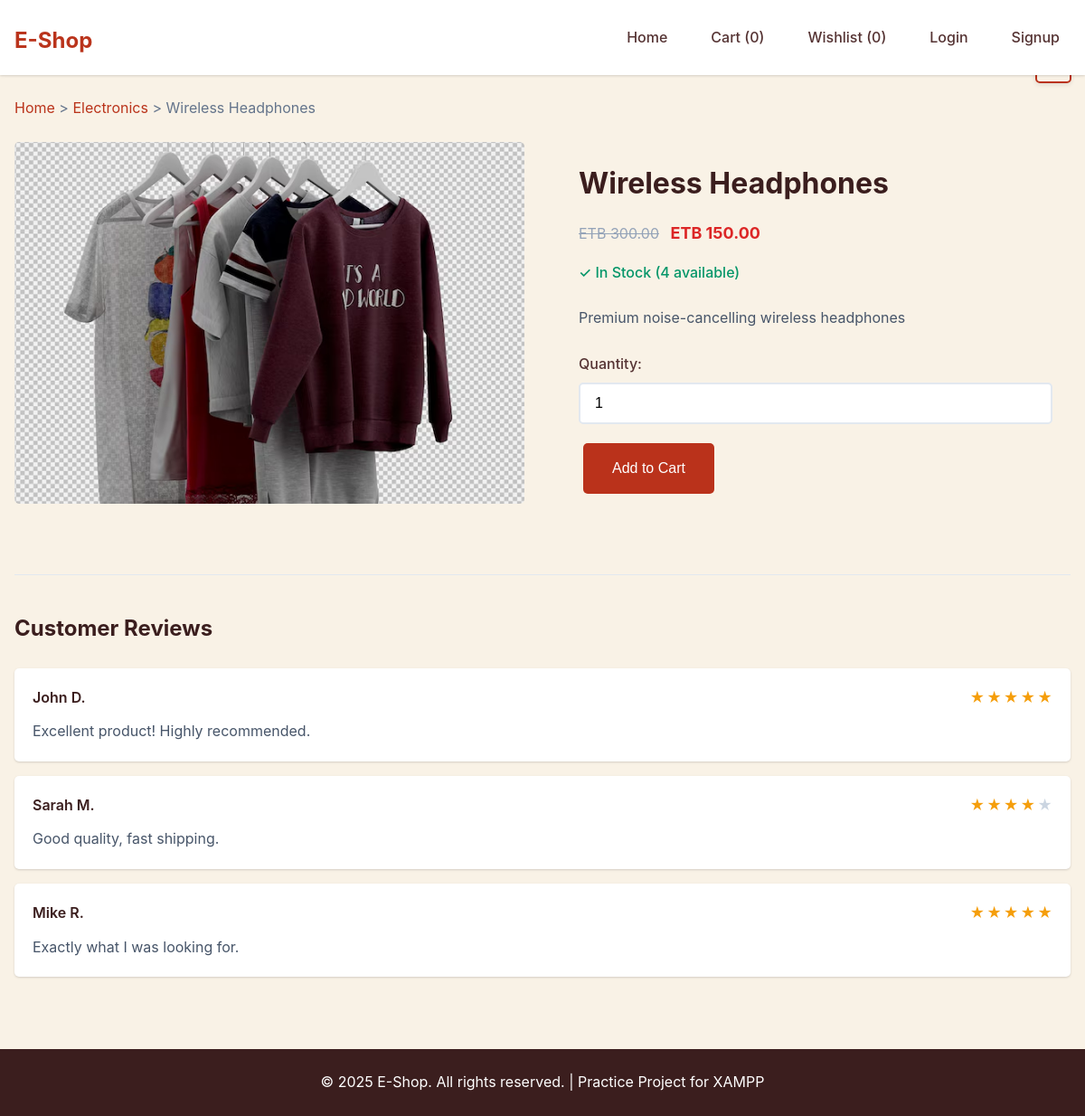
/product.php?id=2, run on the app's committed database.
### tables this page shows
CREATE TABLE `products` (
  `id` int NOT NULL,
  `name` varchar(255) NOT NULL,
  `price` int NOT NULL,
  `category` varchar(255) NOT NULL,
  `created_at` date NOT NULL,
  `description` text NOT NULL,
  `image` varchar(255) NOT NULL,
  `stock` int NOT NULL DEFAULT '2',
  `discount_price` int NOT NULL DEFAULT '100'
);

### product.php (the view, shortened to what this page needs)
<?php
require_once 'config.php';
$productId = $_GET['id'] ?? 0;
$product = getProductById($productId);
$reviews = [
    ['name' => 'John D.', 'rating' => 5, 'comment' => 'Excellent product! Highly recommended.'],
    ['name' => 'Sarah M.', 'rating' => 4, 'comment' => 'Good quality, fast shipping.'],
    ['name' => 'Mike R.', 'rating' => 5, 'comment' => 'Exactly what I was looking for.']
];
?>
<!DOCTYPE html>
<html lang="en">
<head>
    <link rel="stylesheet" href="style.css">
</head>
<body>
    <?php include 'includes/header.php'; ?>
    <main class="main">
        <div class="container">
            <div class="breadcrumb">
                <a href="index.php">Home</a> > <a href="index.php?category=<?= htmlspecialchars($product['category']) ?>"><?= ucfirst(htmlspecialchars($product['category'])) ?></a> > <?= htmlspecialchars($product['name']) ?>
            </div>
            <div class="product-detail">
                <div class="product-gallery">
                    <div class="main-image">
                        <img src="images/<?= htmlspecialchars($product['image']) ?>" alt="<?= htmlspecialchars($product['name']) ?>">
                    </div>
                </div>
                <div class="product-info">
                    <h1><?= htmlspecialchars($product['name']) ?></h1>
                    <div class="product-price">
                        <?= formatPrice($product['price'], $product['discount_price']) ?>
                    </div>
                    <div class="stock-status">
                        <?php if ($product['stock'] > 0): ?>
                            <span class="in-stock">✓ In Stock (<?= $product['stock'] ?> available)</span>
                        <?php else: ?>
                            <span class="out-of-stock">Out of Stock</span>
                        <?php endif; ?>
                    </div>
                    <div class="product-description">
                        <p><?= htmlspecialchars($product['description']) ?></p>
                    </div>
                    <form id="product-form" class="product-options">
                        <div class="quantity-group">
                            <label>Quantity:</label>
                            <input type="number" name="quantity" value="1" min="1" max="<?= $product['stock'] ?>">
                        </div>
                        <div class="product-actions">
                            <button type="button" class="btn btn-primary btn-large add-to-cart"
                                    data-id="<?= $product['id'] ?>"
                                    data-name="<?= htmlspecialchars($product['name']) ?>"
                                    data-price="<?= $product['discount_price'] ?: $product['price'] ?>"
                                    <?= $product['stock'] <= 0 ? 'disabled' : '' ?>>
                                Add to Cart
                            </button>
                            <button type="button" class="btn btn-outline wishlist-btn" data-id="<?= $product['id'] ?>">
                            </button>
                        </div>
                    </form>
                </div>
            </div>
            <div class="product-reviews">
                <h3>Customer Reviews</h3>
                <div class="reviews-list">
                    <?php foreach ($reviews as $review): ?>
                        <div class="review">
                            <div class="review-header">
                                <span class="reviewer-name"><?= htmlspecialchars($review['name']) ?></span>
                                <div class="rating">
                                    <?php for ($i = 1; $i <= 5; $i++): ?>
                                        <span class="star <?= $i <= $review['rating'] ? 'filled' : '' ?>">★</span>
                                    <?php endfor; ?>
                                </div>
                            </div>
                            <p class="review-comment"><?= htmlspecialchars($review['comment']) ?></p>
                        </div>
                    <?php endforeach; ?>
                </div>
            </div>
        </div>
    </main>
    <footer class="footer">
        <div class="container">
            <p>&copy; 2025 E-Shop. All rights reserved. | Practice Project for XAMPP</p>
        </div>
    </footer>
</body>
</html>

### config.php (shortened to what this page needs)
<?php
function getConnection() {
    try {
        $pdo = new PDO("mysql:host=" . DB_HOST . ";dbname=" . DB_NAME, DB_USER, DB_PASS);
        $pdo->setAttribute(PDO::ATTR_ERRMODE, PDO::ERRMODE_EXCEPTION);
        return $pdo;
    } catch(PDOException $e) {
        die("Connection failed: " . $e->getMessage());
    }
}
function formatPrice($price, $discountPrice = null) {
    if ($discountPrice && $discountPrice < $price) {
        return '<span class="price-original">ETB ' . number_format($price, 2) . '</span> <span class="price-discount">ETB ' . number_format($discountPrice, 2) . '</span>';
    }
    return '<span class="price">ETB ' . number_format($price, 2) . '</span>';
}
function getProductById($id) {
    $pdo = getConnection();
    $stmt = $pdo->prepare("SELECT * FROM products WHERE id = ?");
    $stmt->execute([$id]);
    return $stmt->fetch(PDO::FETCH_ASSOC);
}
?>

### style.css (style rules this page uses)
:root { --primary-color: #b6280ff1; --primary-dark: #690f0ff1; --secondary-color: #64748b; --accent-color: #10b981; --warning-color: #f59e0b; --error-color: #dc2626; --success-color: #059669; --gray-50: #f7ecd9a6; --gray-100: #f1f5f9; --gray-200: #e2e8f0; --gray-300: #cbd5e1; --gray-400: #94a3b8; --gray-500: #64748b; --gray-600: #475569; --gray-700: #553333; --gray-800: #3b1e1e; --gray-900: #2a0f0f; --white: #ffffff; --black: #000000; --font-family: 'Inter', -apple-system, BlinkMacSystemFont, 'Segoe UI', Roboto, sans-serif; --border-radius: 5px; --shadow: 0 1px 3px 0 rgba(0, 0, 0, 0.1), 0 1px 2px 0 rgba(0, 0, 0, 0.06); --shadow-lg: 0 10px 15px -3px rgba(0, 0, 0, 0.1), 0 4px 6px -2px rgba(0, 0, 0, 0.05); --transition: all 0.2s ease-in-out; }
* { margin: 0; padding: 0; box-sizing: border-box; }
body { font-family: var(--font-family); line-height: 1.6; color: var(--gray-800); background-color: var(--gray-50); }
.container { max-width: 1200px; margin: 0 auto; padding: 0 16px; }
.main { min-height: calc(100vh - 140px); padding: 24px 0; }
.wishlist-btn { position: absolute; top: 10px; right: 10px; background: var(--white); border: none; cursor: pointer; font-size: 24px; color: var(--gray-400); transition: var(--transition); width: 40px; height: 40px; border-radius: 50%; display: flex; align-items: center; justify-content: center; box-shadow: 0 2px 5px rgba(0,0,0,0.1); z-index: 2; }
.product-info { padding: 20px; }
.product-price { margin-bottom: 8px; }
.price-original { font-size: 16px; color: var(--gray-400); text-decoration: line-through; margin-right: 8px; }
.price-discount { font-size: 18px; font-weight: 700; color: var(--error-color); }
.product-actions { display: flex; gap: 8px; }
.btn { padding: 5px 10px; border: none; border-radius: var(--border-radius); font-size: 14px; font-weight: 500; text-decoration: none; display: inline-block; text-align: center; cursor: pointer; transition: var(--transition); line-height: 1.5; margin:5px; height: fit-content; }
.btn-primary { background: var(--primary-color); color: var(--white); }
.btn-outline { background: transparent; color: var(--primary-color); border: 2px solid var(--primary-color); }
.btn-large { padding: 16px 32px; font-size: 16px; }
.breadcrumb { margin-bottom: 24px; color: var(--gray-500); }
.breadcrumb a { color: var(--primary-color); text-decoration: none; }
.product-detail { display: grid; grid-template-columns: 1fr 1fr; gap: 40px; margin-bottom: 40px; }
.product-gallery .main-image img { width: 100%; height: 400px; object-fit: cover; border-radius: var(--border-radius); }
.product-info h1 { font-size: 32px; font-weight: 700; margin-bottom: 16px; color: var(--gray-800); }
.stock-status { margin: 16px 0; }
.in-stock { color: var(--success-color); font-weight: 500; }
.product-description { margin: 24px 0; color: var(--gray-600); line-height: 1.7; }
.product-options { margin: 24px 0; }
.variant-group, .quantity-group { margin-bottom: 16px; }
.variant-group label, .quantity-group label { display: block; font-weight: 500; margin-bottom: 8px; color: var(--gray-700); }
.variant-group select, .quantity-group input { width: 100%; padding: 12px 16px; border: 2px solid var(--gray-200); border-radius: var(--border-radius); font-size: 16px; outline: none; transition: var(--transition); }
.product-reviews { margin-top: 40px; padding-top: 40px; border-top: 1px solid var(--gray-200); }
.product-reviews h3 { margin-bottom: 24px; font-size: 24px; color: var(--gray-800); }
.review { background: var(--white); padding: 20px; border-radius: var(--border-radius); margin-bottom: 16px; box-shadow: var(--shadow); }
.review-header { display: flex; justify-content: space-between; align-items: center; margin-bottom: 12px; }
.reviewer-name { font-weight: 600; color: var(--gray-800); }
.rating { display: flex; gap: 2px; }
.star { color: var(--gray-300); font-size: 16px; }
.star.filled { color: var(--warning-color); }
.review-comment { color: var(--gray-600); line-height: 1.6; }
.footer { background: var(--gray-800); color: var(--white); text-align: center; padding: 24px 0; margin-top: 40px; }

### data on the page
products: category "Electronics", name "Wireless Headphones", image (picture), price "300.00", discount_price "150.00", stock "4", description "Premium noise-cancelling wireless headphones"

### other printed values
$cartCount "0"
$review['name'] "John D."
$review['comment'] "Excellent product! Highly recommended."
$review['name'] "Sarah M."
$review['comment'] "Good quality, fast shipping."
$review['name'] "Mike R."
$review['comment'] "Exactly what I was looking for."
